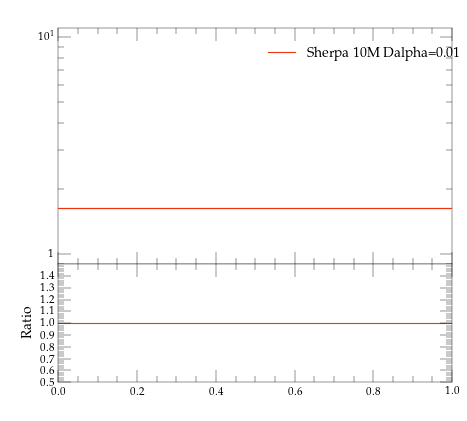

Recreate this plot in Python.
#! /usr/bin/env python

# This Python script was auto-generated using YODA v2.0.0.
# Analysis object: /evtb/incall
# Timestamp: 13-04-2024 (01:44:13)

import matplotlib as mpl
import matplotlib.pyplot as plt
mpl.use('Agg') # comment out for interactive use
import os
import numpy as np

plotDir = os.path.split(os.path.realpath(__file__))[0]
if 'YODA_USER_PLOT_PATH' in globals():
    plot_outdir = globals()['YODA_USER_PLOT_PATH']
else:
    plot_outdir = plotDir

#plot style
plt.style.use(os.path.join(plotDir, '../default.mplstyle'))
# plot metadata
figW, figH = plt.rcParams['figure.figsize']
ax_xLabel = r''
ax_yLabel = r''
ax_title  = r''
ax_xScale = 'linear'
ax_yScale = 'log'
xLims = (0.0, 1.0)
yLims = (0.9, 11.0)

# TeX-friendly labels for the legend
labels = [ r"Sherpa 10M Dalpha=0.01" ]

# Create figure and axis objects
fig, (ax, ratio0_ax) = plt.subplots(2, 1, sharex=True,
                  figsize=(figW,figH), gridspec_kw={'height_ratios': (2, 1)})
ratio0_ax.yaxis.set_major_locator(mpl.ticker.MultipleLocator(0.1))
ratio0_ax.set_ylim(0.5, 1.4999)
ratio0_ax.set_ylabel('Ratio')

# LineColor map: curve index -> color
linecolors = {0: '#EE3311'}
# the numerical data is stored in a separate file
dataf = dict()
prefix = os.path.split(__file__)[0]
if prefix:    prefix = prefix + '/'
exec(open(prefix+'incall__data.py').read(), dataf)


legend_handles = [] # keep track of handles for the legend

# style options for curves
# starts at zorder>=5 to draw curve on top of legend
styles = {
  'curve0': {
    'color' : linecolors[0],
    'linestyle' : '-',
    'marker' : 'o',
    'zorder' : 5,
    'histstyle' : True,
  },
}
# curve from input yoda files in main panel
for label in dataf['yvals'].keys():
    if all(np.isnan(v) for v in dataf['yvals'][label]):
        continue
    tmp = None
    if styles[label]['histstyle']: # draw as histogram
        tmp, = ax.plot(dataf['xedges'], dataf['yedges'][label],
                       color=styles[label]['color'],
                       linestyle=styles[label]['linestyle'],
                       drawstyle='steps-pre', solid_joinstyle='miter',
                       zorder=styles[label]['zorder'], label=label)
        ax.errorbar(dataf['xpoints'], dataf['yvals'][label], color=styles[label]['color'],
                    xerr=dataf['xerrs'], yerr=[dataf['ydowns'][label], dataf['yups'][label]],
                    linestyle='none', zorder=styles[label]['zorder'])
    else: # draw as scatter
        tmp = ax.errorbar(dataf['xpoints'], dataf['yvals'][label],
                          xerr=dataf['xerrs'],
                          yerr=[ dataf['ydowns'][label],
                          dataf['yups'][label] ],
                          fmt=styles[label]['marker'],
                          ecolor=styles[label]['color'],
                          color=styles[label]['color'], zorder=2)
        tmp[-1][0].set_linestyle(styles[label]['linestyle'])
    legend_handles += [tmp]
    for varLabel in dataf['variation_yvals'].keys():
        if varLabel.startswith(label):
            tmp, = ax.plot(dataf['xedges'], dataf['variation_yvals'][varLabel],
                           color=styles[label]['color'],
                           linestyle=styles[label]['linestyle'],
                           drawstyle='steps-pre', solid_joinstyle='miter',
                           zorder=styles[label]['zorder'], alpha=0.5)


# plots on ratio panel
# curve from input yoda files in ratio panel
for label, yvals in dataf['ratio0_yvals'].items():
    if all(np.isnan(v) for v in yvals):
        continue
    if styles[label]['histstyle']: # plot as histogram
        ratio0_ax.plot(dataf['xedges'], yvals,
                       color=styles[label]['color'],
                       linestyle=styles[label]['linestyle'],
                       drawstyle='steps-pre', zorder=1,
                       solid_joinstyle='miter')
        ratio0_ax.vlines(dataf['xpoints'],
                         dataf['ratio0_ymin'][label],
                         dataf['ratio0_ymax'][label],
                         color=styles[label]['color'], zorder=1)
    else: # plot as scatter
        tmp = ratio0_ax.errorbar(dataf['xpoints'],
                                 yvals, xerr=dataf['xerrs'],
                                 yerr=dataf['ratio0_yerrs'][label],
                                 fmt=styles[label]['marker'],
                                 ecolor=styles[label]['color'],
                                 color=styles[label]['color'])
        tmp[-1][0].set_linestyle(styles[label]['linestyle'])

    for varlabel in dataf['ratio0_variation_vals'].keys():
        if varlabel.startswith(label):
            ratio0_ax.plot(dataf['xedges'],
                            dataf['ratio0_variation_vals'][varlabel],
                            color=styles[label]['color'],
                            linestyle=styles[label]['linestyle'],
                            drawstyle='steps-pre', solid_joinstyle='miter',
                            zorder=1, alpha=0.5)

legend_pos = (0.5, 0.97)
ax.legend(legend_handles, labels, loc='upper left', bbox_to_anchor=legend_pos)

# set plot metadata as defined above
ratio0_ax.set_xlabel(ax_xLabel)
ratio0_ax.xaxis.set_label_coords(1., -.15)
ax.set_ylabel(ax_yLabel, loc='top')
ax.set_title(ax_title, loc='left')
ax.set_xscale(ax_xScale)
ax.set_yscale(ax_yScale)
ax.set_xlim(xLims)
ax.set_ylim(yLims)

# tick formatting
plt.rcParams['xtick.top'] = True
plt.rcParams['ytick.right'] = True
ax.yaxis.set_major_locator(mpl.ticker.LogLocator(base=10.0, numticks=np.inf))
ax.yaxis.set_minor_locator(mpl.ticker.LogLocator(
                           base=10.0, subs=np.arange(0.1, 1, 0.1), numticks=np.inf))
fig.align_ylabels((ax, ratio0_ax))
plt.savefig(os.path.join(plot_outdir, 'incall.pdf'), format='PDF')
plt.savefig(os.path.join(plot_outdir, 'incall.png'), format='PNG')

plt.close(fig)
